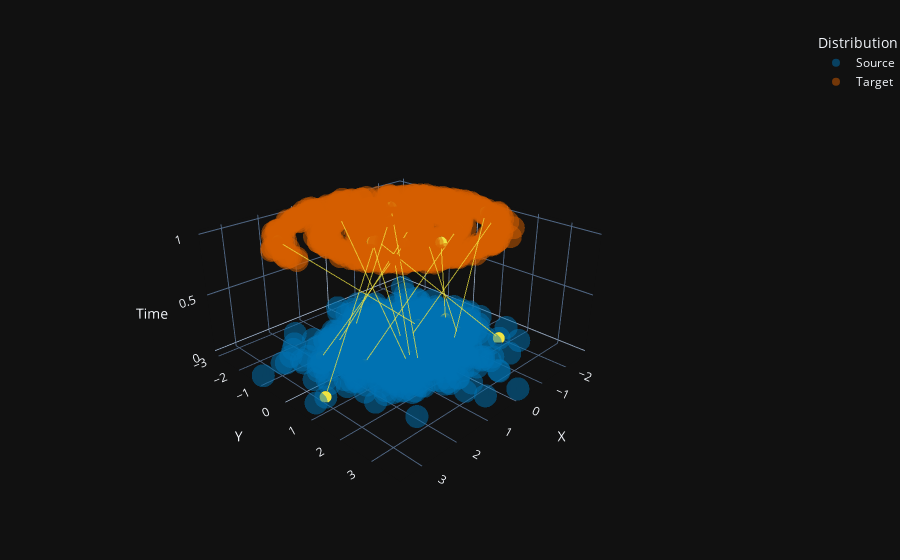

Notebook cell for this chart:
### Code cell
import plotly.express as px
import plotly.graph_objects as go
import numpy as np
import torch
import pandas as pd

from plotly.offline import plot, iplot, init_notebook_mode
init_notebook_mode(connected=True)

def rgb_to_plotly(rgb):
    # Convert [r, g, b] where r,g,b are 0-1 to 'rgb(r,g,b)' where r,g,b are 0-255
    return f'rgb({int(rgb[0]*255)},{int(rgb[1]*255)},{int(rgb[2]*255)})'

def plot_3d_lines():
    # Set theme based on bg_theme
    if bg_theme in ['black', 'dark']:
        template = "plotly_dark"
    else:
        template = "plotly_white"
    
    # Convert source and target to DataFrames for Plotly Express
    source_df = pd.DataFrame({
        'x': source[:,0].numpy(),
        'y': source[:,1].numpy(),
        'z': np.zeros(len(source)),
        'distribution': ['Source'] * len(source)
    })
    
    target_df = pd.DataFrame({
        'x': target[:,0].numpy(),
        'y': target[:,1].numpy(),
        'z': np.ones(len(target)),
        'distribution': ['Target'] * len(target)
    })
    
    # Combine dataframes
    points_df = pd.concat([source_df, target_df], ignore_index=True)
    
    # Create scatter plot for source and target points
    fig = px.scatter_3d(
        points_df,
        x='x',
        y='y',
        z='z',
        color='distribution',
        color_discrete_map={
            'Source': rgb_to_plotly(source_color),
            'Target': rgb_to_plotly(target_color)
        },
        opacity=0.5,
        size_max=3
    )
    
    # Create trajectory lines
    points_per_traj = 250
    ts = torch.linspace(0, 1, points_per_traj)
    
    for i in range(n_lines):
        source_point = source[i,:]
        target_point = target[i,:]
        
        # Manual linear interpolation
        x_vals = source_point[0] * (1-ts) + target_point[0] * ts
        y_vals = source_point[1] * (1-ts) + target_point[1] * ts
        
        # Add trajectory line
        fig.add_trace(go.Scatter3d(
            x=x_vals.numpy(),
            y=y_vals.numpy(),
            z=ts.numpy(),
            mode='lines',
            line=dict(color=rgb_to_plotly(line_color), width=2),
            opacity=0.7,
            showlegend=False
        ))
        
        # Add highlighted source and target points
        # Source point highlight
        fig.add_trace(go.Scatter3d(
            x=[source_point[0].item()],
            y=[source_point[1].item()],
            z=[0],
            mode='markers',
            marker=dict(
                color=rgb_to_plotly(line_color), 
                size=4, 
                line=dict(color=rgb_to_plotly(line_color), width=2)
            ),
            showlegend=False
        ))
        
        # Target point highlight
        fig.add_trace(go.Scatter3d(
            x=[target_point[0].item()],
            y=[target_point[1].item()],
            z=[1],
            mode='markers',
            marker=dict(
                color=rgb_to_plotly(line_color), 
                size=4, 
                line=dict(color=rgb_to_plotly(line_color), width=2)
            ),
            showlegend=False
        ))
    
    # Update layout
    fig.update_layout(
        scene=dict(
            xaxis_title="X",
            yaxis_title="Y",
            zaxis_title="Time",
            aspectmode='manual',
            aspectratio=dict(x=1, y=1, z=0.5),
            camera=dict(
                eye=dict(x=1.5, y=1.5, z=1)
            )
        ),
        template=template,
        margin=dict(l=0, r=0, b=0, t=30),
        legend_title_text='Distribution'
    )
    
    return fig 

fig = plot_3d_lines()
fig.show()

### Figure 1 — Plotly figure (JSON) as saved in the notebook; plotly's stock layout.template omitted (floating-point values rounded to 4 significant figures; data arrays with more than 128 entries replaced by an {"elided": "..."} marker saying what was removed)
{"data": [{"hovertemplate": "distribution=Source<br>x=%{x}<br>y=%{y}<br>z=%{z}<extra></extra>", "legendgroup": "Source", "marker": {"color": "rgb(0,114,178)", "opacity": 0.5, "symbol": "circle"}, "mode": "markers", "name": "Source", "scene": "scene", "showlegend": true, "type": "scatter3d", "x": {"elided": "1000 float values"}, "y": {"elided": "1000 float values"}, "z": {"elided": "1000 float values"}}, {"hovertemplate": "distribution=Target<br>x=%{x}<br>y=%{y}<br>z=%{z}<extra></extra>", "legendgroup": "Target", "marker": {"color": "rgb(213,94,0)", "opacity": 0.5, "symbol": "circle"}, "mode": "markers", "name": "Target", "scene": "scene", "showlegend": true, "type": "scatter3d", "x": {"elided": "1000 float values"}, "y": {"elided": "1000 float values"}, "z": {"elided": "1000 float values"}}, {"line": {"color": "rgb(240,228,66)", "width": 2}, "mode": "lines", "opacity": 0.7, "showlegend": false, "type": "scatter3d", "x": {"elided": "250 float values"}, "y": {"elided": "250 float values"}, "z": {"elided": "250 float values"}}, {"marker": {"color": "rgb(240,228,66)", "line": {"color": "rgb(240,228,66)", "width": 2}, "size": 4}, "mode": "markers", "showlegend": false, "type": "scatter3d", "x": [-0.2761], "y": [0.02863], "z": [0]}, {"marker": {"color": "rgb(240,228,66)", "line": {"color": "rgb(240,228,66)", "width": 2}, "size": 4}, "mode": "markers", "showlegend": false, "type": "scatter3d", "x": [-2.082], "y": [1.206], "z": [1]}, {"line": {"color": "rgb(240,228,66)", "width": 2}, "mode": "lines", "opacity": 0.7, "showlegend": false, "type": "scatter3d", "x": {"elided": "250 float values"}, "y": {"elided": "250 float values"}, "z": {"elided": "250 float values"}}, {"marker": {"color": "rgb(240,228,66)", "line": {"color": "rgb(240,228,66)", "width": 2}, "size": 4}, "mode": "markers", "showlegend": false, "type": "scatter3d", "x": [-0.1669], "y": [-0.2249], "z": [0]}, {"marker": {"color": "rgb(240,228,66)", "line": {"color": "rgb(240,228,66)", "width": 2}, "size": 4}, "mode": "markers", "showlegend": false, "type": "scatter3d", "x": [1.133], "y": [0.2461], "z": [1]}, {"line": {"color": "rgb(240,228,66)", "width": 2}, "mode": "lines", "opacity": 0.7, "showlegend": false, "type": "scatter3d", "x": {"elided": "250 float values"}, "y": {"elided": "250 float values"}, "z": {"elided": "250 float values"}}, {"marker": {"color": "rgb(240,228,66)", "line": {"color": "rgb(240,228,66)", "width": 2}, "size": 4}, "mode": "markers", "showlegend": false, "type": "scatter3d", "x": [0.3289], "y": [-1.515], "z": [0]}, {"marker": {"color": "rgb(240,228,66)", "line": {"color": "rgb(240,228,66)", "width": 2}, "size": 4}, "mode": "markers", "showlegend": false, "type": "scatter3d", "x": [-0.1052], "y": [-0.5725], "z": [1]}, {"line": {"color": "rgb(240,228,66)", "width": 2}, "mode": "lines", "opacity": 0.7, "showlegend": false, "type": "scatter3d", "x": {"elided": "250 float values"}, "y": {"elided": "250 float values"}, "z": {"elided": "250 float values"}}, {"marker": {"color": "rgb(240,228,66)", "line": {"color": "rgb(240,228,66)", "width": 2}, "size": 4}, "mode": "markers", "showlegend": false, "type": "scatter3d", "x": [0.3966], "y": [0.7383], "z": [0]}, {"marker": {"color": "rgb(240,228,66)", "line": {"color": "rgb(240,228,66)", "width": 2}, "size": 4}, "mode": "markers", "showlegend": false, "type": "scatter3d", "x": [1.518], "y": [1.413], "z": [1]}, {"line": {"color": "rgb(240,228,66)", "width": 2}, "mode": "lines", "opacity": 0.7, "showlegend": false, "type": "scatter3d", "x": {"elided": "250 float values"}, "y": {"elided": "250 float values"}, "z": {"elided": "250 float values"}}, {"marker": {"color": "rgb(240,228,66)", "line": {"color": "rgb(240,228,66)", "width": 2}, "size": 4}, "mode": "markers", "showlegend": false, "type": "scatter3d", "x": [1.439], "y": [0.1747], "z": [0]}, {"marker": {"color": "rgb(240,228,66)", "line": {"color": "rgb(240,228,66)", "width": 2}, "size": 4}, "mode": "markers", "showlegend": false, "type": "scatter3d", "x": [-0.84], "y": [1.069], "z": [1]}, {"line": {"color": "rgb(240,228,66)", "width": 2}, "mode": "lines", "opacity": 0.7, "showlegend": false, "type": "scatter3d", "x": {"elided": "250 float values"}, "y": {"elided": "250 float values"}, "z": {"elided": "250 float values"}}, {"marker": {"color": "rgb(240,228,66)", "line": {"color": "rgb(240,228,66)", "width": 2}, "size": 4}, "mode": "markers", "showlegend": false, "type": "scatter3d", "x": [-0.8601], "y": [1.06], "z": [0]}, {"marker": {"color": "rgb(240,228,66)", "line": {"color": "rgb(240,228,66)", "width": 2}, "size": 4}, "mode": "markers", "showlegend": false, "type": "scatter3d", "x": [-2.28], "y": [0.735], "z": [1]}, {"line": {"color": "rgb(240,228,66)", "width": 2}, "mode": "lines", "opacity": 0.7, "showlegend": false, "type": "scatter3d", "x": {"elided": "250 float values"}, "y": {"elided": "250 float values"}, "z": {"elided": "250 float values"}}, {"marker": {"color": "rgb(240,228,66)", "line": {"color": "rgb(240,228,66)", "width": 2}, "size": 4}, "mode": "markers", "showlegend": false, "type": "scatter3d", "x": [1.916], "y": [-0.8836], "z": [0]}, {"marker": {"color": "rgb(240,228,66)", "line": {"color": "rgb(240,228,66)", "width": 2}, "size": 4}, "mode": "markers", "showlegend": false, "type": "scatter3d", "x": [0.7222], "y": [0.8751], "z": [1]}, {"line": {"color": "rgb(240,228,66)", "width": 2}, "mode": "lines", "opacity": 0.7, "showlegend": false, "type": "scatter3d", "x": {"elided": "250 float values"}, "y": {"elided": "250 float values"}, "z": {"elided": "250 float values"}}, {"marker": {"color": "rgb(240,228,66)", "line": {"color": "rgb(240,228,66)", "width": 2}, "size": 4}, "mode": "markers", "showlegend": false, "type": "scatter3d", "x": [0.6692], "y": [0.9651], "z": [0]}, {"marker": {"color": "rgb(240,228,66)", "line": {"color": "rgb(240,228,66)", "width": 2}, "size": 4}, "mode": "markers", "showlegend": false, "type": "scatter3d", "x": [0.4711], "y": [-1.846], "z": [1]}, {"line": {"color": "rgb(240,228,66)", "width": 2}, "mode": "lines", "opacity": 0.7, "showlegend": false, "type": "scatter3d", "x": {"elided": "250 float values"}, "y": {"elided": "250 float values"}, "z": {"elided": "250 float values"}}, {"marker": {"color": "rgb(240,228,66)", "line": {"color": "rgb(240,228,66)", "width": 2}, "size": 4}, "mode": "markers", "showlegend": false, "type": "scatter3d", "x": [-0.9103], "y": [-0.365], "z": [0]}, {"marker": {"color": "rgb(240,228,66)", "line": {"color": "rgb(240,228,66)", "width": 2}, "size": 4}, "mode": "markers", "showlegend": false, "type": "scatter3d", "x": [2.579], "y": [-1.393], "z": [1]}, {"line": {"color": "rgb(240,228,66)", "width": 2}, "mode": "lines", "opacity": 0.7, "showlegend": false, "type": "scatter3d", "x": {"elided": "250 float values"}, "y": {"elided": "250 float values"}, "z": {"elided": "250 float values"}}, {"marker": {"color": "rgb(240,228,66)", "line": {"color": "rgb(240,228,66)", "width": 2}, "size": 4}, "mode": "markers", "showlegend": false, "type": "scatter3d", "x": [-1.87], "y": [1.775], "z": [0]}, {"marker": {"color": "rgb(240,228,66)", "line": {"color": "rgb(240,228,66)", "width": 2}, "size": 4}, "mode": "markers", "showlegend": false, "type": "scatter3d", "x": [0.9531], "y": [0.09114], "z": [1]}, {"line": {"color": "rgb(240,228,66)", "width": 2}, "mode": "lines", "opacity": 0.7, "showlegend": false, "type": "scatter3d", "x": {"elided": "250 float values"}, "y": {"elided": "250 float values"}, "z": {"elided": "250 float values"}}, {"marker": {"color": "rgb(240,228,66)", "line": {"color": "rgb(240,228,66)", "width": 2}, "size": 4}, "mode": "markers", "showlegend": false, "type": "scatter3d", "x": [0.4852], "y": [1.15], "z": [0]}, {"marker": {"color": "rgb(240,228,66)", "line": {"color": "rgb(240,228,66)", "width": 2}, "size": 4}, "mode": "markers", "showlegend": false, "type": "scatter3d", "x": [-0.8939], "y": [-1.387], "z": [1]}, {"line": {"color": "rgb(240,228,66)", "width": 2}, "mode": "lines", "opacity": 0.7, "showlegend": false, "type": "scatter3d", "x": {"elided": "250 float values"}, "y": {"elided": "250 float values"}, "z": {"elided": "250 float values"}}, {"marker": {"color": "rgb(240,228,66)", "line": {"color": "rgb(240,228,66)", "width": 2}, "size": 4}, "mode": "markers", "showlegend": false, "type": "scatter3d", "x": [1.077], "y": [-1.243], "z": [0]}, {"marker": {"color": "rgb(240,228,66)", "line": {"color": "rgb(240,228,66)", "width": 2}, "size": 4}, "mode": "markers", "showlegend": false, "type": "scatter3d", "x": [-0.1626], "y": [0.1393], "z": [1]}, {"line": {"color": "rgb(240,228,66)", "width": 2}, "mode": "lines", "opacity": 0.7, "showlegend": false, "type": "scatter3d", "x": {"elided": "250 float values"}, "y": {"elided": "250 float values"}, "z": {"elided": "250 float values"}}, {"marker": {"color": "rgb(240,228,66)", "line": {"color": "rgb(240,228,66)", "width": 2}, "size": 4}, "mode": "markers", "showlegend": false, "type": "scatter3d", "x": [2.926], "y": [0.6207], "z": [0]}, {"marker": {"color": "rgb(240,228,66)", "line": {"color": "rgb(240,228,66)", "width": 2}, "size": 4}, "mode": "markers", "showlegend": false, "type": "scatter3d", "x": [1.066], "y": [0.2701], "z": [1]}, {"line": {"color": "rgb(240,228,66)", "width": 2}, "mode": "lines", "opacity": 0.7, "showlegend": false, "type": "scatter3d", "x": {"elided": "250 float values"}, "y": {"elided": "250 float values"}, "z": {"elided": "250 float values"}}, {"marker": {"color": "rgb(240,228,66)", "line": {"color": "rgb(240,228,66)", "width": 2}, "size": 4}, "mode": "markers", "showlegend": false, "type": "scatter3d", "x": [-1.36], "y": [0.7342], "z": [0]}, {"marker": {"color": "rgb(240,228,66)", "line": {"color": "rgb(240,228,66)", "width": 2}, "size": 4}, "mode": "markers", "showlegend": false, "type": "scatter3d", "x": [0.2347], "y": [1.125], "z": [1]}, {"line": {"color": "rgb(240,228,66)", "width": 2}, "mode": "lines", "opacity": 0.7, "showlegend": false, "type": "scatter3d", "x": {"elided": "250 float values"}, "y": {"elided": "250 float values"}, "z": {"elided": "250 float values"}}, {"marker": {"color": "rgb(240,228,66)", "line": {"color": "rgb(240,228,66)", "width": 2}, "size": 4}, "mode": "markers", "showlegend": false, "type": "scatter3d", "x": [-1.706], "y": [-0.02206], "z": [0]}, {"marker": {"color": "rgb(240,228,66)", "line": {"color": "rgb(240,228,66)", "width": 2}, "size": 4}, "mode": "markers", "showlegend": false, "type": "scatter3d", "x": [0.09944], "y": [1.424], "z": [1]}], "layout": {"legend": {"title": {"text": "Distribution"}, "tracegroupgap": 0}, "margin": {"b": 0, "l": 0, "r": 0, "t": 30}, "scene": {"aspectmode": "manual", "aspectratio": {"x": 1, "y": 1, "z": 0.5}, "camera": {"eye": {"x": 1.5, "y": 1.5, "z": 1}}, "domain": {"x": [0, 1], "y": [0, 1]}, "xaxis": {"title": {"text": "X"}}, "yaxis": {"title": {"text": "Y"}}, "zaxis": {"title": {"text": "Time"}}}}}
